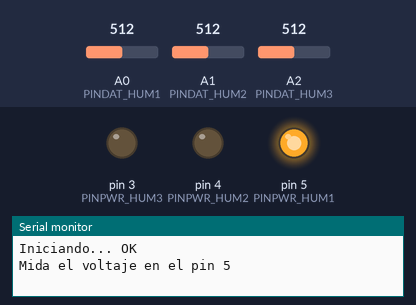
Bench run of a sketch on a simulated Arduino Uno, built with avr-gcc and run on an emulated ATmega328P. Parts: output pins drawn as LEDs (lit = HIGH), the last lines printed to the serial monitor. The test bench sets the inputs (shaded band); at power-on: A0 (PINDAT_HUM1) = 512, A1 (PINDAT_HUM2) = 512, A2 (PINDAT_HUM3) = 512.

Above: at 2.5 s.
At 12.5 s:
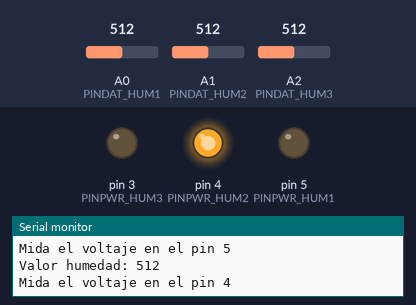
At 22.5 s:
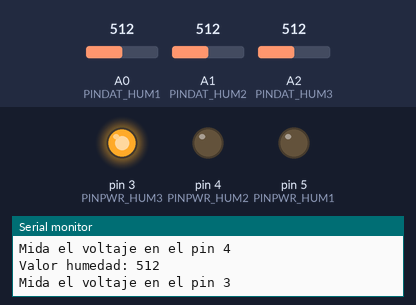
At 29.0 s:
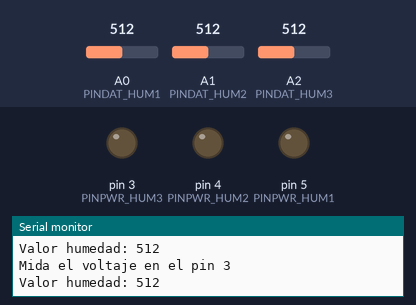
Timing chart, 0 to 42.9 s (numbered marks = the images above):
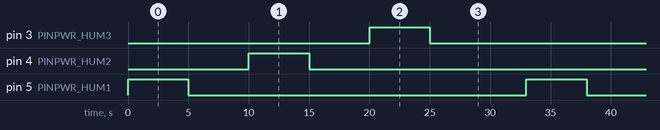

The sketch:

RecargaHidraulicaCalibracion.ino
```cpp
/*  Servicios e Inversiones GAEA EIRL
 *  Medición de humedad en 3 sensores y transmisión de datos
 *  vía 2G a un servidor remoto
 *
 *  Los sensores de humedad sufren por electrólisis al estar,
 *  permanentemente energizados, además de consumir corriente,
 *  por lo que son energizados mediante los pines digitales al
 *  momento de realizar las mediciones.
 *
 *  Cre. 20171025
 *  Rev. 2017120601
 *  Rev. 2017011001
 */
#include <avr/wdt.h>
#include <SoftwareSerial.h>


#define PINPWR_HUM1     5 // Encendido sensor 30cm
#define PINPWR_HUM2     4 // Encendido sensor 60cm
#define PINPWR_HUM3     3 // Encendido sensor 90cm

#define PINDAT_HUM1     A0 // Lectura humedad 30cm
#define PINDAT_HUM2     A1 // Lectura humedad 60cm
#define PINDAT_HUM3     A2 // Lectura humedad 90cm


int humedad1,humedad2,humedad3; // Variable humedad


// Parámetros iniciales sistema
void setup() {
  wdt_disable(); // WDT off

  Serial.begin(19200);

  Serial.print("Iniciando... ");

  // Configuración pines para encendido modem y sensores
  pinMode(PINPWR_HUM1,OUTPUT);
  pinMode(PINPWR_HUM2,OUTPUT);
  pinMode(PINPWR_HUM3,OUTPUT);

  // Valores iniciales sensores
  humedad1=0;
  humedad2=0;
  humedad3=0;


  // Watchdog a 8S
  wdt_enable(WDTO_8S);

  Serial.println("OK");
}


// Permite reiniciar el Arduino aprovechando el Watchdog
void reiniciar() {
    Serial.println("Reiniciando");
    wdt_enable(WDTO_15MS);
    while(1) {
    }
}


// Limpia el buffer de mensajes
void limpiarBuffer(char *dirBuff) {
  *dirBuff='\0';
}


// Le da voltaje a pinPwr para energizar el sensor
// de humedad, espera 20ms para estabilizar el sensor
// y realiza una lectura en pinSensor
// Apaga el sensor, LOW en pinPwr y retorna el valor
// de la lectura
int leerSensor(int pinPwr,int pinSensor) {
  Serial.print("Mida el voltaje en el pin ");
  Serial.println(pinPwr);
  int valor=0;

  digitalWrite(pinPwr,HIGH);
  delay(5000);
  wdt_reset();

  valor=analogRead(pinSensor);
  digitalWrite(pinPwr,LOW);
  Serial.print("Valor humedad: ");
  Serial.println(valor);
  delay(5000);
  wdt_reset();

  return(valor);
}


// Obtenemos los valores de los sensores
// Esperamos un rato a que se normalicen
void actualizarVariables() {
  humedad1=leerSensor(PINPWR_HUM1,PINDAT_HUM1);
  humedad2=leerSensor(PINPWR_HUM2,PINDAT_HUM2);
  humedad3=leerSensor(PINPWR_HUM3,PINDAT_HUM3);
}


// Función principal
void loop() {
  actualizarVariables();


  delay(3000);
  wdt_reset();
}
```

Measured:
- by itself, pin 3 (PINPWR_HUM3), pin 4 (PINPWR_HUM2), pin 5 (PINPWR_HUM1): alternates HIGH for 5.0 s and LOW for 28.0 s
- by itself, everything shown: repeats every 33.0 s, in 6 steps
